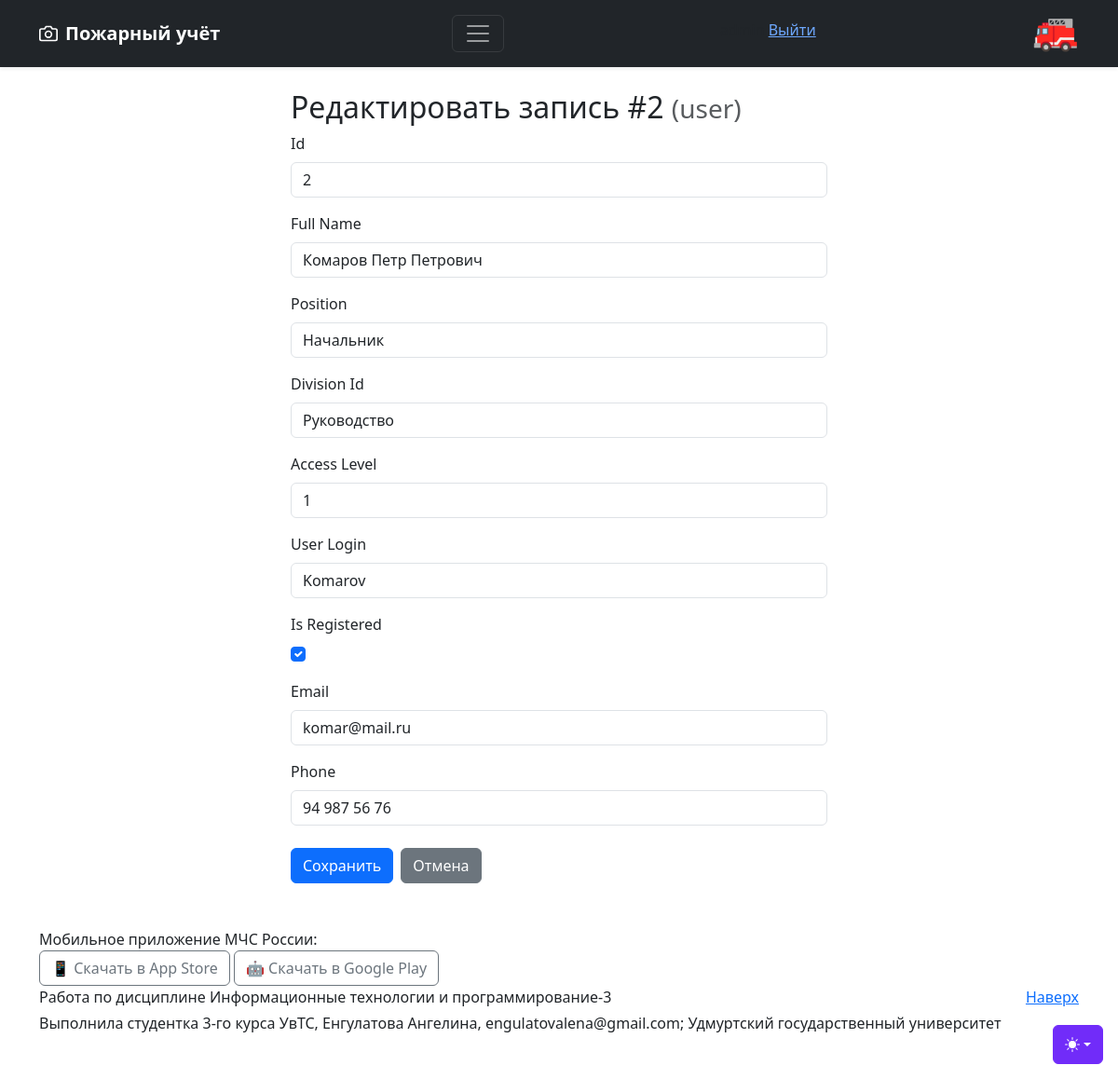
The app's page /objects/user/edit/2 (signed in) with its own data.
### models.py (models this page shows, shortened)
class Registered_Users(UserMixin, db.Model):
    __tablename__ = 'registered_users'
    id = db.Column(db.Integer, primary_key=True)
    username = db.Column(db.String(80), unique=True, nullable=False)
    password_hash = db.Column(db.String(255), nullable=False)
    @property
    def access_level(self):
        user = User.query.filter_by(user_login=self.username).first()
        return user.access_level if user else None

class User(db.Model):
    __tablename__ = 'user'
    id = db.Column(db.Integer, primary_key=True)
    full_name = db.Column(db.String(100), nullable=False)
    position = db.Column(db.String(24), nullable=False)
    division_id = db.Column(db.String(64), db.ForeignKey('divisions.div_name'), nullable=True)
    access_level = db.Column(db.Integer, nullable=False)
    user_login = db.Column(db.String(32), unique=True, nullable=False)
    is_registered = db.Column(db.Boolean, default=False, nullable=False)
    email = db.Column(db.String(48), nullable=True)
    phone = db.Column(db.String(24), nullable=False)
    division = db.relationship('Divisions', backref='users', foreign_keys=[division_id])

### blueprints/objects_bp.py (the view, shortened to what this page needs)
@objects_bp.route('/<table_name>/edit/<int:item_id>', methods=['GET', 'POST'])
@login_required
def edit_item(table_name, item_id):
    if table_name not in TABLE_MAP or not can_edit(table_name):
        flash('Нет прав или таблица не найдена', 'danger')
        return redirect(url_for('main.index'))
    model = TABLE_MAP[table_name]
    item = db.session.get(model, item_id)
    if not item:
        flash('Запись не найдена', 'warning')
        return redirect(url_for('objects.objects', table_name=table_name))
    return render_template(
        'edit_item.html',
        table_name=table_name,
        item=item,
        columns=model.__table__.columns,
        html_input_type=_html_input_type,
        is_new=False
    )

### app.py (called while the page is built)
@login_manager.user_loader
def load_user(user_id):
    return Registered_Users.query.get(int(user_id))

### blueprints/objects_bp.py (called while the page is built)
def can_edit(table_name):
    if not current_user.is_authenticated:
        return False
    access = current_user.access_level
    return access in EDIT_PERMISSIONS.get(table_name, [])

def _html_input_type(column):
    col_type = column.type
    if isinstance(col_type, db.Date):
        return 'date'
    if isinstance(col_type, (db.Integer, db.SmallInteger)):
        return 'number'
    if isinstance(col_type, db.Float):
        return 'number'
    if isinstance(col_type, db.Boolean):
        return 'checkbox'
    return 'text'

### templates/edit_item.html (shortened to what this page needs)
{% extends "base.html" %}
{% block content %}
<div class="container mt-4" style="max-width: 600px;">
    <h2>
        {% if is_new %}
            Добавить новую запись
        {% else %}
            Редактировать запись #{{ item.id }}
        {% endif %}
        <small class="text-muted">({{ table_name }})</small>
    </h2>
    <form method="POST">
        {% for col in columns %}
        <div class="mb-3">
            <label for="{{ col.name }}" class="form-label">
                {{ col.name|replace('_', ' ')|title }}
            </label>
            {% if html_input_type(col) == 'checkbox' %}
                <div class="form-check">
                    <input type="checkbox"
                           class="form-check-input"
                           id="{{ col.name }}"
                           name="{{ col.name }}"
                           value="1"
                           {% if item and item[col.name] %}checked{% endif %}>
                </div>
            {% else %}
                <input type="{{ html_input_type(col) }}"
                       class="form-control"
                       id="{{ col.name }}"
                       name="{{ col.name }}"
                       value="{% if item and item[col.name] is not none %}{{ item[col.name] }}{% endif %}"
                       {% if col.nullable == False and is_new %}required{% endif %}>
            {% endif %}
        </div>
        {% endfor %}
        <div class="d-flex gap-2 mt-4">
            <button type="submit" class="btn btn-primary">
                {% if is_new %}Добавить{% else %}Сохранить{% endif %}
            </button>
            <a href="{{ url_for('objects.objects', table_name=table_name) }}"
               class="btn btn-secondary">
                Отмена
            </a>
        </div>
    </form>
</div>
{% endblock %}

### templates/base.html (shortened to what this page needs)
<!DOCTYPE html>
<html lang="ru" data-bs-theme="auto">
<head>
    <link href="https://cdn.jsdelivr.net/npm/bootstrap@5.3.3/dist/css/bootstrap.min.css"
          rel="stylesheet">
    <link rel="stylesheet" href="{{ url_for('static', filename='css/main.css') }}">
</head>
<body>
    <div class="dropdown position-fixed bottom-0 end-0 mb-3 me-3 bd-mode-toggle">
        <button class="btn btn-bd-primary py-2 dropdown-toggle d-flex align-items-center"
                id="bd-theme" type="button" aria-expanded="false"
                data-bs-toggle="dropdown" aria-label="Toggle theme (auto)">
            <svg class="bi my-1 theme-icon-active" aria-hidden="true"><use href="#circle-half"></use></svg>
        </button>
    </div>
    <header data-bs-theme="dark">
        <div class="navbar navbar-dark bg-dark shadow-sm">
            <div class="container">
                <a href="{{ url_for('main.index') }}" class="navbar-brand d-flex align-items-center">
                    <strong>Пожарный учёт</strong>
                </a>
                <button class="navbar-toggler" type="button" data-bs-toggle="collapse" data-bs-target="#navbarHeader" aria-controls="navbarHeader" aria-expanded="false" aria-label="Toggle navigation">
                    <span class="navbar-toggler-icon"></span>
                </button>
                <div class="user-info">
                    <p>{{ current_user.username }} <a href="{{ url_for('auth.logout') }}">   Выйти</a></p>
                </div>
                <h1>🚒</h1>
            </div>
        </div>
    </header>
    <main>
        {% block content %}{% endblock %}
    </main>
    <footer class="text-body-secondary py-5">
        <div class="container">
            <div class="mainpage-col__section-half">
                Мобильное приложение МЧС России:<br>
                <a class="app-link btn btn-outline-secondary" href="https://apps.apple.com/app/id1530044766" target="_blank" title="App Store">
                    📱 Скачать в App Store</a>
                    <a class="app-link btn btn-outline-secondary" href="https://play.google.com/store/apps/details?id=io.citizens.security&hl=ru" target="_blank" title="Google Play">
                    🤖 Скачать в Google Play</a>
            </div>
            <p class="float-end mb-1"><a href="#">Наверх</a></p>
            <p class="mb-1">Работа по дисциплине Информационные технологии и программирование-3</p>
            <p class="mb-0">Выполнила студентка 3-го курса УвТС, Енгулатова Ангелина, engulatovalena@gmail.com; Удмуртский государственный университет</p>
    </footer>
</body>

### static/css/main.css (style rules this page uses)
.bi { vertical-align: -0.125em; fill: currentColor; }
.btn-bd-primary { --bd-violet-bg: #712cf9; --bd-violet-rgb: 112.520718, 44.062154, 249.437846; --bs-btn-font-weight: 600; --bs-btn-color: var(--bs-white); --bs-btn-bg: var(--bd-violet-bg); --bs-btn-border-color: var(--bd-violet-bg); --bs-btn-hover-color: var(--bs-white); --bs-btn-hover-bg: #6528e0; --bs-btn-hover-border-color: #6528e0; --bs-btn-focus-shadow-rgb: var(--bd-violet-rgb); --bs-btn-active-color: var(--bs-btn-hover-color); --bs-btn-active-bg: #5a23c8; --bs-btn-active-border-color: #5a23c8; }
.bd-mode-toggle { z-index: 1500; }
.bd-mode-toggle .bi { width: 1em; height: 1em; }
.text-body-secondary { color: #212529 !important; }

### records on screen
Registered_Users: username "admin"
User: id "2", id "2" "Комаров Петр Петрович" "Начальник" "Руководство" "1" "Komarov" "komar@mail.ru" "94 987 56 76", is_registered "☑"

### other values on screen
{{ table_name }} "user"
{{ col.name|replace('_', ' ')|title }} "Id" "Full Name" "Position" "Division Id" "Access Level" "User Login" "Is Registered" "Email" "Phone"
